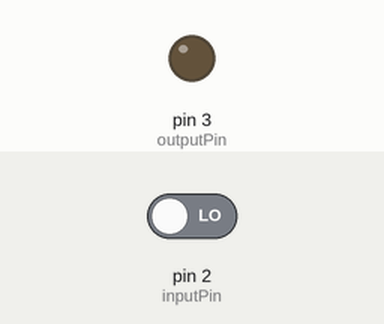
The sketch below on a simulated Arduino Uno, built with avr-gcc and run on an emulated ATmega328P. Parts: output pins drawn as LEDs (lit = HIGH). The inputs (shaded band) are chosen by the test bench; at power-on: pin 2 (inputPin) LOW. What the sketch prints to the serial monitor is not drawn.

Above: at 0.28 s.
Timing chart, 0 to 2.0 s (numbered marks = the images above):
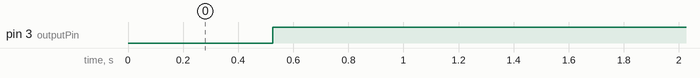

The sketch:

example012__1_.ino
```cpp
#include "Arduino_FreeRTOS.h"
//#include "task.h"
#include "semphr.h"
//#include "portasm.h"

/* Demo includes. */
//#include "basic_io_arm.h"

/* Compiler includes. */
//#include <dos.h>

/* The tasks to be created. */
static void vHandlerTask( void *pvParameters );
static void vPeriodicTask( void *pvParameters );

/* The service routine for the interrupt.  This is the interrupt that the task
will be synchronized with. */
static void vExampleInterruptHandler( void );

/*-----------------------------------------------------------*/

/* Declare a variable of type SemaphoreHandle_t.  This is used to reference the
semaphore that is used to synchronize a task with an interrupt. */
SemaphoreHandle_t xBinarySemaphore;

// pins to generate interrupts - they must be connected
const uint8_t inputPin = 2;
const uint8_t outputPin = 3;

void setup( void )
{
  Serial.begin(9600);
  /* Before a semaphore is used it must be explicitly created.  In this example
  a counting semaphore is created.  The semaphore is created to have a maximum
  count value of 10, and an initial count value of 0. */
  xBinarySemaphore = xSemaphoreCreateBinary();

  /* Check the semaphore was created successfully. */
  if( xBinarySemaphore != NULL )
  {
    /* Create the 'handler' task.  This is the task that will be synchronized
    with the interrupt.  The handler task is created with a high priority to
    ensure it runs immediately after the interrupt exits.  In this case a
    priority of 3 is chosen. */
    xTaskCreate( vHandlerTask, "Handler", 200, NULL, 3, NULL );

    /* Create the task that will periodically generate a software interrupt.
    This is created with a priority below the handler task to ensure it will
    get preempted each time the handler task exist the Blocked state. */
    xTaskCreate( vPeriodicTask, "Periodic", 200, NULL, 1, NULL );

    /* Install the interrupt handler. */
    pinMode(inputPin, INPUT);
    pinMode(outputPin, OUTPUT);
    digitalWrite(outputPin, HIGH);
    bool tmp = digitalRead(inputPin);
    digitalWrite(outputPin, LOW);
    if (digitalRead(inputPin) || !tmp) {
      Serial.println("pin 2 must be connected to pin 3");
      while(1);
    }
    attachInterrupt(0, vExampleInterruptHandler, RISING);

    /* Start the scheduler so the created tasks start executing. */
    vTaskStartScheduler();
  }

    /* If all is well we will never reach here as the scheduler will now be
    running the tasks.  If we do reach here then it is likely that there was
    insufficient heap memory available for a resource to be created. */
  for( ;; );
//  return 0;
}
/*-----------------------------------------------------------*/

static void vHandlerTask( void *pvParameters )
{
  /* As per most tasks, this task is implemented within an infinite loop. */
  for( ;; )
  {
    /* Use the semaphore to wait for the event.  The semaphore was created
    before the scheduler was started so before this task ran for the first
    time.  The task blocks indefinitely meaning this function call will only
    return once the semaphore has been successfully obtained - so there is no
    need to check the returned value. */
    xSemaphoreTake( xBinarySemaphore, portMAX_DELAY );

    /* To get here the event must have occurred.  Process the event (in this
    case we just print out a message). */
    Serial.print( "Handler task - Processing event.\r\n" );
  }
}
/*-----------------------------------------------------------*/

static void vPeriodicTask( void *pvParameters )
{
  /* As per most tasks, this task is implemented within an infinite loop. */
  for( ;; )
  {
    /* This task is just used to 'simulate' an interrupt.  This is done by
    periodically generating a software interrupt. */
    vTaskDelay( 500 / portTICK_PERIOD_MS );

    /* Generate the interrupt, printing a message both before hand and
    afterwards so the sequence of execution is evident from the output. */
    Serial.print( "Periodic task - About to generate an interrupt.\r\n" );
//    __asm{ int 0x82 }
    digitalWrite(outputPin, LOW);
    digitalWrite(outputPin, HIGH);

    Serial.print( "Periodic task - Interrupt generated.\r\n\r\n\r\n" );
  }
}
/*-----------------------------------------------------------*/

static void vExampleInterruptHandler( void )
{
static BaseType_t xHigherPriorityTaskWoken;

  xHigherPriorityTaskWoken = pdFALSE;


  xSemaphoreGiveFromISR( xBinarySemaphore, &xHigherPriorityTaskWoken );

  /* xHigherPriorityTaskWoken was initialised to pdFALSE.  It will have then
  been set to pdTRUE only if reading from or writing to a queue caused a task
  of equal or greater priority than the currently executing task to leave the
  Blocked state.  When this is the case a context switch should be performed.
  In all other cases a context switch is not necessary.
  NOTE: The syntax for forcing a context switch within an ISR varies between
  FreeRTOS ports.  The portEND_SWITCHING_ISR() macro is provided as part of
  the Cortex-M3 port layer for this purpose.  taskYIELD() must never be called
  from an ISR! */
  //portEND_SWITCHING_ISR( xHigherPriorityTaskWoken );
  vPortYield();
}
//---------------------------------------------------------------
void loop() {}
```

Measured:
- by itself, pin 3 (outputPin): LOW → HIGH at 0.53 s
